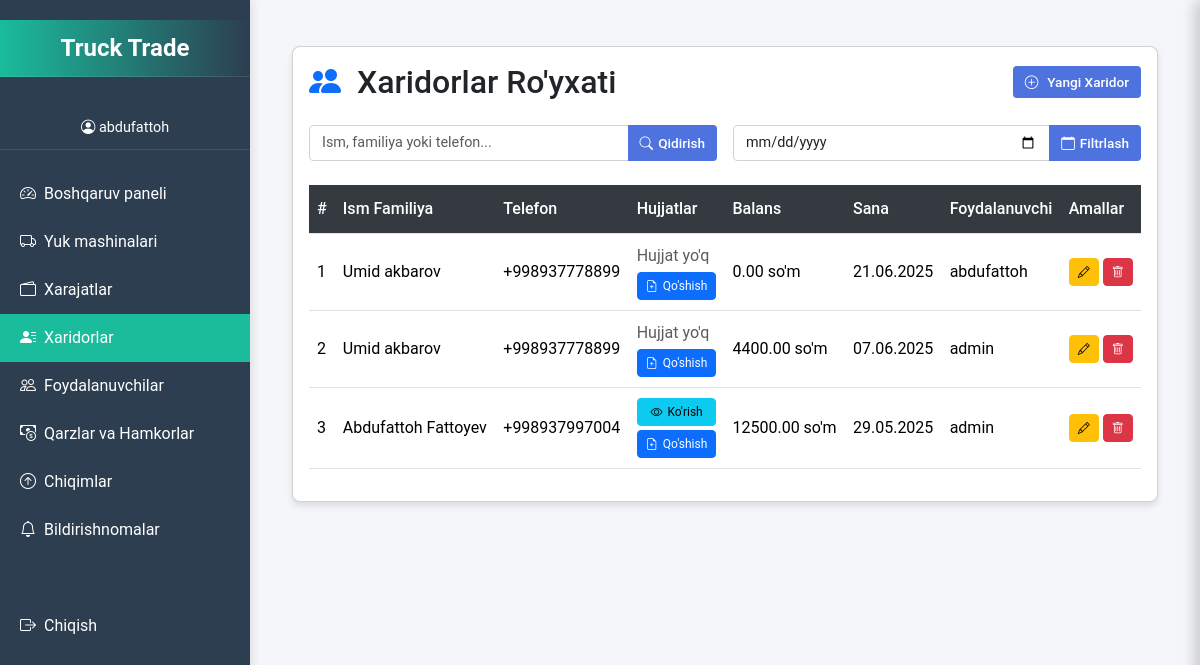
The page /xaridorlar/ (signed in) on the database its author committed.
### xaridorlar/models.py (models this page shows, shortened)
class Xaridor(models.Model):
    user = models.ForeignKey(
        User,
        on_delete=models.CASCADE,
        related_name='xaridorlar',
        verbose_name="Foydalanuvchi"
    )
    ism_familiya = models.CharField(
        max_length=100,
        verbose_name="Ism va Familiya"
    )
    telefon_raqam = PhoneNumberField(
        blank=True,
        null=True,
        verbose_name="Telefon Raqam",
        help_text="Masalan: +998901234567"
    )
    hozirgi_balans = models.DecimalField(
        max_digits=15,
        decimal_places=2,
        default=0,
        validators=[MinValueValidator(0)],
        verbose_name="Hozirgi Balans",
        blank=True
    )
    sana = models.DateField(verbose_name="Sana")
    izoh = models.TextField(
        verbose_name="Izoh",
        blank=True,
        null=True
    )
    created_date = models.DateTimeField(
        auto_now_add=True,
        verbose_name="Yaratilgan sana"
    )
    class Meta:
        verbose_name = "Xaridor"
        verbose_name_plural = "Xaridorlar"
        indexes = [
            models.Index(fields=['user']),
            models.Index(fields=['ism_familiya']),
        ]

### xaridorlar/views.py (the view)
# urls.py: path('', views.xaridorlar_list, name='xaridorlar_list'),
@login_required
def xaridorlar_list(request):
    query = request.GET.get('q', '')
    sana = request.GET.get('sana', '')
    if request.user.is_superuser:
        xaridorlar = Xaridor.objects.all().order_by('-sana')
    else:
        xaridorlar = Xaridor.objects.filter(user=request.user).order_by('-id')
    if query:
        xaridorlar = xaridorlar.filter(ism_familiya__icontains=query)
    if sana:
        try:
            sana_dt = datetime.strptime(sana, '%Y-%m-%d').date()
            xaridorlar = xaridorlar.filter(sana=sana_dt)
        except ValueError:
            messages.error(request, "Noto'g'ri sana formati. YYYY-MM-DD formatida kiriting!")
    paginator = Paginator(xaridorlar, 10)
    page_number = request.GET.get('page')
    page_obj = paginator.get_page(page_number)
    context = {
        'page_obj': page_obj,
        'query': query,
        'sana': sana,
        'is_superuser': request.user.is_superuser,
    }
    return render(request, 'xaridorlar/xaridorlar_list.html', context)

### templates/xaridorlar/xaridorlar_list.html (shortened to what this page needs)
{% extends 'base.html' %}
{% block content %}
<div class="container-fluid py-3">
    <div class="card">
        <div class="card-body">
            <div class="d-flex flex-column flex-md-row justify-content-between align-items-md-center mb-4">
                <h2 class="mb-3 mb-md-0">
                    <i class="bi bi-people-fill text-primary me-2"></i>
                    Xaridorlar Ro'yxati
                </h2>
                <button class="btn btn-accent form-open-btn" data-url="{% url 'xaridor_add' %}" data-title="Yangi Xaridor Qo'shish">
                    <i class="bi bi-plus-circle me-1"></i> Yangi Xaridor
                </button>
            </div>
            <div class="row g-3 mb-4">
                <div class="col-md-6">
                    <form method="GET" class="input-group">
                        <input type="text" name="q" class="form-control" placeholder="Ism, familiya yoki telefon..." value="{{ query|default:'' }}">
                        <button type="submit" class="btn btn-accent">
                            <i class="bi bi-search"></i> Qidirish
                        </button>
                    </form>
                </div>
                <div class="col-md-6">
                    <form method="GET" class="input-group">
                        <input type="date" name="sana" class="form-control" value="{{ sana|default:'' }}">
                        <button type="submit" class="btn btn-accent">
                            <i class="bi bi-calendar"></i> Filtrlash
                        </button>
                    </form>
                </div>
            </div>
            <div class="table-responsive">
                <table class="table table-hover">
                    <thead>
                        <tr>
                            <th>#</th>
                            <th>Ism Familiya</th>
                            <th>Telefon</th>
                            <th>Hujjatlar</th>
                            <th>Balans</th>
                            <th>Sana</th>
                            {% if is_superuser %}<th>Foydalanuvchi</th>{% endif %}
                            <th>Amallar</th>
                        </tr>
                    </thead>
                    <tbody>
                        {% for xaridor in page_obj %}
                        <tr>
                            <td data-label="#">{{ forloop.counter|add:page_obj.start_index|add:-1 }}</td>
                            <td data-label="Ism Familiya">{{ xaridor.ism_familiya }}</td>
                            <td data-label="Telefon">{{ xaridor.telefon_raqam|default:"-" }}</td>
                            <td data-label="Hujjatlar" data-xaridor-id="{{ xaridor.id }}">
                                <div class="d-flex flex-column">
                                    {% if xaridor.hujjatlar.exists %}
                                    <button class="btn btn-sm btn-info detail-open-btn mb-1" data-url="{% url 'view_passport' xaridor.id %}" data-title="{{ xaridor.ism_familiya }} - Hujjatlar">
                                        <i class="bi bi-eye"></i> Ko'rish
                                    </button>
                                    {% else %}
                                    <span class="text-muted mb-1">Hujjat yo'q</span>
                                    {% endif %}
                                    <button class="btn btn-sm btn-primary toggle-hujjat-btn" data-xaridor-id="{{ xaridor.id }}">
                                        <i class="bi bi-file-earmark-plus"></i> Qo'shish
                                    </button>
                                </div>
                            </td>
                            <td data-label="Balans">{{ xaridor.hozirgi_balans|floatformat:2 }} so'm</td>
                            <td data-label="Sana">{{ xaridor.sana|date:"d.m.Y" }}</td>
                            {% if is_superuser %}
                            <td data-label="Foydalanuvchi">{{ xaridor.user.username }}</td>
                            {% endif %}
                            <td data-label="Amallar">
                                <div class="action-buttons">
                                    <button class="btn btn-sm btn-warning form-open-btn" data-url="{% url 'edit_xaridor' xaridor.id %}" data-title="Xaridorni Tahrirlash">
                                        <i class="bi bi-pencil"></i>
                                    </button>
                                    <button class="btn btn-sm btn-danger form-open-btn" data-url="{% url 'xaridor_delete' xaridor.id %}" data-title="Xaridorni O'chirish">
                                        <i class="bi bi-trash"></i>
                                    </button>
                                </div>
                            </td>
                        </tr>
                        {% endfor %}
                    </tbody>
                </table>
            </div>
        </div>
    </div>
</div>
{% endblock %}

### templates/base.html (shortened to what this page needs)
{% load static %}
<!DOCTYPE html>
<html lang="uz">
<head>
    <link href="https://cdn.jsdelivr.net/npm/bootstrap@5.3.3/dist/css/bootstrap.min.css" rel="stylesheet">
    <link href="https://cdn.jsdelivr.net/npm/bootstrap-icons@1.11.3/font/bootstrap-icons.css" rel="stylesheet">
    <link rel="stylesheet" href="https://cdnjs.cloudflare.com/ajax/libs/font-awesome/6.4.0/css/all.min.css">
</head>
<body>
    <div class="sidebar" id="sidebar">
        <div class="brand">Truck Trade</div>
        {% if user.is_authenticated %}
            <div class="user-info">
                <i class="bi bi-person-circle"></i> {{ user.username }}
            </div>
            <a href="{% url 'dashboard' %}" {% if request.path == '/' %}class="active"{% endif %}>
                <i class="bi bi-speedometer2 me-2"></i> Boshqaruv paneli
            </a>
            <a href="{% url 'trucks_list' %}" {% if request.path == '/truck-list/' %}class="active"{% endif %}>
                <i class="bi bi-truck me-2"></i> Yuk mashinalari
            </a>
            <a href="{% url 'xarajatlar_list' %}" {% if request.path == '/xarajatlar/' %}class="active"{% endif %}>
                <i class="bi bi-wallet2 me-2"></i> Xarajatlar
            </a>
            <a href="{% url 'xaridorlar_list' %}" {% if request.path == '/xaridorlar/' %}class="active"{% endif %}>
                <i class="bi bi-person-lines-fill me-2"></i> Xaridorlar
            </a>
            {% if user.is_superuser %}
                <a href="{% url 'user_list' %}" {% if request.path == '/users/' %}class="active"{% endif %}>
                    <i class="bi bi-people me-2"></i> Foydalanuvchilar
                </a>
            {% endif %}
            <a href="{% url 'qarz_view' %}" {% if request.path|slice:":6" == '/qarz/' %}class="active"{% endif %}>
                <i class="bi bi-cash-coin me-2"></i> Qarzlar va Hamkorlar
            </a>
            <a href="{% url 'chiqim_list' %}" {% if request.path == '/chiqim/chiqim/' %}class="active"{% endif %}>
                <i class="bi bi-arrow-up-circle me-2"></i> Chiqimlar
            </a>
            <a href="{% url 'bildirishnomalar' %}" {% if request.path == '/chiqim/bildirishnoma_list/' %}class="active"{% endif %}>
                <i class="bi bi-bell me-2"></i> Bildirishnomalar
            </a>
            <a href="{% url 'logout' %}" class="mt-5">
                <i class="bi bi-box-arrow-right me-2"></i> Chiqish
            </a>
        {% else %}
            <a href="{% url 'login' %}">
                <i class="bi bi-box-arrow-in-right me-2"></i> Kirish
            </a>
        {% endif %}
    </div>
    <div class="main-content" id="mainContent">
        {% block content %}
        {% endblock %}
    </div>
</body>
</html>

### templates/base.html (style rules this page uses)
:root { --primary-color: #2c3e50; --accent-color: #1abc9c; --text-color: #ffffff; --bg-color: #f4f6f9; --secondary-bg: #ffffff; --shadow: 0 4px 20px rgba(0, 0, 0, 0.1); --transition-speed: 0.3s; --border-radius: 8px; --warning-color: #f8961e; --danger-color: #f72585; --badge-bg: #ff3b30; --badge-text: #ffffff; --success-color: #34c759; }
body { font-family: 'Roboto', -apple-system, BlinkMacSystemFont, sans-serif; background-color: var(--bg-color); margin: 0; overscroll-behavior: none; overflow-x: hidden; }
.sidebar { position: fixed; top: 0; left: 0; height: 100%; width: 250px; background-color: var(--primary-color); padding-top: 20px; transition: transform var(--transition-speed) ease; z-index: 1000; transform: translateX(0); box-shadow: 2px 0 10px rgba(0, 0, 0, 0.1); }
.sidebar.active { transform: translateX(0); }
.sidebar a { color: var(--text-color); padding: 12px 20px; display: flex; align-items: center; text-decoration: none; font-size: 1rem; transition: background-color 0.2s ease; position: relative; }
.sidebar a.active { background-color: var(--accent-color); }
.sidebar .brand { color: var(--text-color); font-size: 1.5rem; font-weight: 700; text-align: center; margin-bottom: 30px; padding: 10px; background: linear-gradient(90deg, #1abc9c, #2c3e50); border-bottom: 1px solid rgba(255, 255, 255, 0.1); }
.sidebar .user-info { color: var(--text-color); text-align: center; margin-bottom: 20px; font-size: 0.9rem; padding: 10px; border-bottom: 1px solid rgba(255, 255, 255, 0.1); }
.main-content { margin-left: 250px; padding: 30px; min-height: 100vh; transition: margin-left var(--transition-speed) ease; position: relative; background-color: var(--bg-color); }
.btn-accent { background-color: var(--accent-color); border-color: var(--accent-color); color: var(--text-color); padding: 0.5rem 1.25rem; border-radius: var(--border-radius); font-weight: 500; transition: all 0.3s ease; }

### templates/xaridorlar/xaridorlar_list.html (style rules this page uses)
.card { box-shadow: 0 4px 6px rgba(0, 0, 0, 0.1); border-radius: 8px; overflow: hidden; margin-bottom: 20px; }
.table-responsive { overflow-x: auto; -webkit-overflow-scrolling: touch; }
.table { width: 100%; margin-bottom: 1rem; color: #212529; border-collapse: collapse; }
.table th { background-color: #343a40; color: white; vertical-align: middle; padding: 12px 8px; font-weight: 500; }
.table td { vertical-align: middle; padding: 10px 8px; border-top: 1px solid #dee2e6; }
.btn { font-size: 0.85rem; padding: 0.375rem 0.75rem; border-radius: 4px; transition: all 0.2s; display: inline-flex; align-items: center; justify-content: center; gap: 5px; white-space: nowrap; }
.btn-sm { font-size: 0.75rem; padding: 0.25rem 0.5rem; }
.btn-accent { background-color: #4e73df; color: white; border: none; }
.form-control { font-size: 0.9rem; border-radius: 4px; padding: 0.375rem 0.75rem; border: 1px solid #ced4da; }

### rows shown on the page
Xaridor: ism_familiya "Umid akbarov", telefon_raqam "+998937778899", shows "Hujjat yo'q", hozirgi_balans "0.00", sana "21.06.2025", user.username "abdufattoh"
Xaridor: ism_familiya "Umid akbarov", telefon_raqam "+998937778899", shows "Hujjat yo'q", hozirgi_balans "4400.00", sana "07.06.2025", user.username "admin"
Xaridor: ism_familiya "Abdufattoh Fattoyev", telefon_raqam "+998937997004", hozirgi_balans "12500.00", sana "29.05.2025", user.username "admin"

### other values the page prints
{{ user.username }} "abdufattoh"
